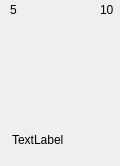
<?xml version="1.0" encoding="UTF-8"?>
<ui version="4.0">
 <class>KartaWidget</class>
 <widget class="QWidget" name="KartaWidget">
  <property name="geometry">
   <rect>
    <x>0</x>
    <y>0</y>
    <width>120</width>
    <height>166</height>
   </rect>
  </property>
  <property name="maximumSize">
   <size>
    <width>120</width>
    <height>166</height>
   </size>
  </property>
  <property name="windowTitle">
   <string>Form</string>
  </property>
  <widget class="QLabel" name="tloKarty">
   <property name="geometry">
    <rect>
     <x>0</x>
     <y>0</y>
     <width>120</width>
     <height>166</height>
    </rect>
   </property>
   <property name="maximumSize">
    <size>
     <width>120</width>
     <height>166</height>
    </size>
   </property>
   <property name="autoFillBackground">
    <bool>false</bool>
   </property>
   <property name="text">
    <string/>
   </property>
   <property name="pixmap">
    <pixmap resource="assets.qrc">:/assets/karta_czarodziej.png</pixmap>
   </property>
   <property name="alignment">
    <set>Qt::AlignmentFlag::AlignBottom|Qt::AlignmentFlag::AlignLeading|Qt::AlignmentFlag::AlignLeft</set>
   </property>
   <property name="wordWrap">
    <bool>false</bool>
   </property>
  </widget>
  <widget class="QLabel" name="labelPa">
   <property name="geometry">
    <rect>
     <x>100</x>
     <y>0</y>
     <width>31</width>
     <height>20</height>
    </rect>
   </property>
   <property name="text">
    <string>10</string>
   </property>
  </widget>
  <widget class="QLabel" name="labelAtak">
   <property name="geometry">
    <rect>
     <x>10</x>
     <y>0</y>
     <width>21</width>
     <height>20</height>
    </rect>
   </property>
   <property name="text">
    <string>5</string>
   </property>
  </widget>
  <widget class="QLabel" name="labelOpis">
   <property name="geometry">
    <rect>
     <x>12</x>
     <y>119</y>
     <width>101</width>
     <height>41</height>
    </rect>
   </property>
   <property name="text">
    <string>TextLabel</string>
   </property>
  </widget>
 </widget>
 <resources>
  <include location="assets.qrc"/>
 </resources>
 <connections/>
</ui>
